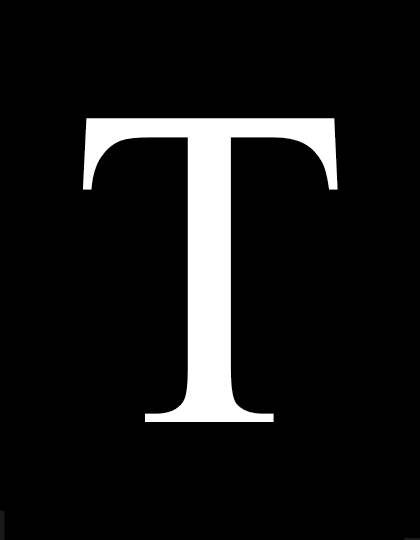
//> input picture Chap2Fundamentals/2.6.5SpacialOperations-DingHao/Rotation-Bilinear/1.tif, 420 x 540 px
$ ./main 1.tif   (built with g++ and OpenCV 4)
//> lines starting //> are read from the running program, lines starting //| are printed output that depends on the picture
#include <iostream>
#include <opencv2/imgproc/imgproc.hpp>
#include <opencv2/highgui/highgui.hpp>
#include <math.h>
#include <time.h>

using namespace cv;
using namespace std;

int main(int argc , char *argv[])
{
	//输入语句报错
	if(argc != 2)
	{
		cout << "Wrong arguments input" << endl;
		cout << "usage:" << endl;
		cout << "\t" << argv[0] << "Image name" << endl;
		exit(1);
	}
	//读入图像
	string image = argv[1];
	Mat src = imread(image);
//> src is the input picture: 540 rows x 420 cols, CV_8UC3; min 0, max 255, mean 22.4
	//读入图像报错
  	if(!src.data )
	{
		cout << "Can't read image properly" << endl;
		exit(2);
	}
	//显示输入图像
	imshow("src" , src);
	//创建画布
	Mat dst = Mat::zeros(src.rows , src.cols , CV_8UC3);
	//实现变换
	CvScalar a,b,c,d;
	int ang = 339;
	for(int i = 0;i < src.rows;i ++)
	{
		for(int j = 0;j < src.cols;j ++)
		{
			float x = i * cos(ang) - j * sin(ang);
			float y = i * sin(ang) + j * cos(ang);
			//x = x + 200;
			//y = y + 200;
			float ux=(int)x,uy=(int)y;
			ux=abs(ux-x);uy=abs(uy-y);

		//取四个点
			a = src.at<cv::Vec3b>((int)x,(int)y);
			b = src.at<cv::Vec3b>((int)x,(int)y+1);
			c = src.at<cv::Vec3b>((int)x+1,(int)y);
			d = src.at<cv::Vec3b>((int)x+1,(int)y+1);
		//系数相加为处理后的点值
			dst.at<cv::Vec3b>(i,j)[0]=(a.val[0]*(1-ux)+c.val[0]*ux)*(1-uy)+(b.val[0]*(1-ux)+d.val[0]*ux)*uy;
			dst.at<cv::Vec3b>(i,j)[1]=(a.val[1]*(1-ux)+c.val[1]*ux)*(1-uy)+(b.val[1]*(1-ux)+d.val[1]*ux)*uy;
			dst.at<cv::Vec3b>(i,j)[2]=(a.val[2]*(1-ux)+c.val[2]*ux)*(1-uy)+(b.val[2]*(1-ux)+d.val[2]*ux)*uy;
		}
	}
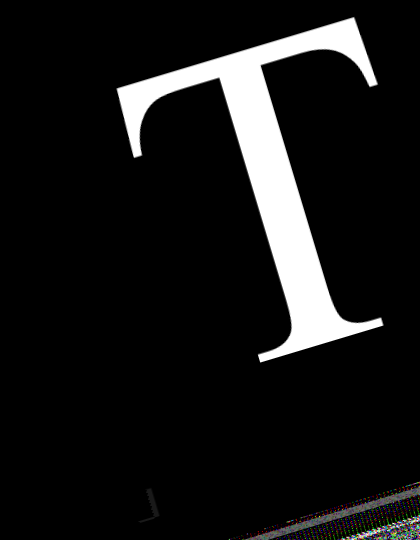
//> dst: 540 rows x 420 cols, CV_8UC3; mean B, G, R 23.6, 23.7, 23.7
//> after the loop, a = Scalar(139, 68, 36); b = Scalar(32, 65, 137); c = Scalar(90, 89, 131); d = Scalar(120, 12, 6)


	imshow("dst",dst);
	//imshow("union",Union);
	imwrite("Rotation.jpg",dst);
	//imwrite("union.jpg",Union);
	waitKey(0);
	return 0;
}
